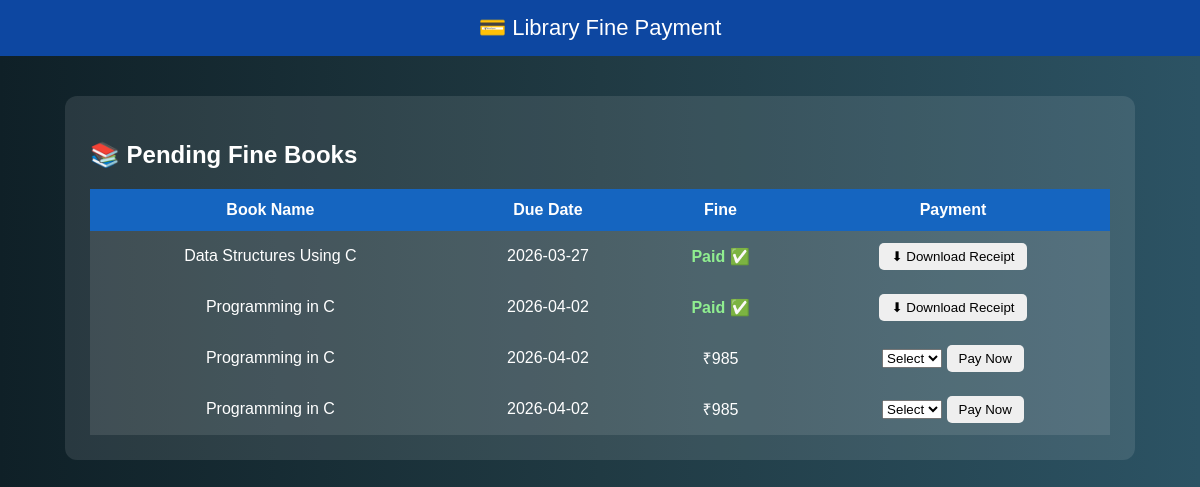
Screenshot of /payment.php (signed in) with the database file from the repository.
### tables this page shows
CREATE TABLE `issued_books` (
  `id` int(11) NOT NULL,
  `student_id` int(11) DEFAULT NULL,
  `book_id` int(11) DEFAULT NULL,
  `issue_date` date DEFAULT NULL,
  `return_date` date DEFAULT NULL,
  `status` varchar(50) DEFAULT NULL,
  `due_date` date DEFAULT NULL
);

CREATE TABLE `books` (
  `book_id` int(11) NOT NULL,
  `book_name` varchar(150) NOT NULL,
  `author` varchar(100) NOT NULL,
  `quantity` int(11) NOT NULL
);

### payment.php (the view, shortened to what this page needs)
<?php
include '../db.php';
$student_id = $_SESSION['student_id'];
?>
<!DOCTYPE html>
<html>
<head>
</head>
<body>
<div class="header">
💳 Library Fine Payment
</div>
<div class="container">
<h2>📚 Pending Fine Books</h2>
<table>
<tr>
<th>Book Name</th>
<th>Due Date</th>
<th>Fine</th>
<th>Payment</th>
</tr>
<?php
$q = mysqli_query($conn,"
SELECT ib.*, b.book_name
FROM issued_books ib
JOIN books b ON ib.book_id=b.book_id
WHERE ib.student_id='$student_id' AND ib.return_date IS NULL
");
while($row=mysqli_fetch_assoc($q)){
    $issue_id = $row['id'];
    $due_date = $row['due_date'];
    $today = date("Y-m-d");
    $pay_check = mysqli_query($conn,"
    SELECT * FROM payment
    WHERE student_id='$student_id'
    AND issue_id='$issue_id'
    AND (status='paid' OR status='approved')
    ORDER BY payment_id DESC LIMIT 1
    ");
    $paid = mysqli_fetch_assoc($pay_check);
    $fine = 0;
    if(!$paid){
        if($today > $due_date){
            $days = floor((strtotime($today)-strtotime($due_date))/(60*60*24));
            $fine = $days * 5;
        }
    }
?>
<tr>
<td><?php echo htmlspecialchars($row['book_name']); ?></td>
<td><?php echo $due_date; ?></td>
<td>
<?php
if($paid){
    echo "<span style='color:lightgreen;font-weight:bold;'>Paid ✅</span>";
}else{
    echo "₹".$fine;
}
?>
</td>
<td>
<?php
if($paid){
?>
<a href="receipt.php?id=<?php echo $paid['payment_id']; ?>" target="_blank">
<button class="btn">⬇ Download Receipt</button>
</a>
<?php
}else{
?>
<select id="m<?php echo $row['id']; ?>">
<option value="">Select</option>
</select>
<button onclick="payNow(<?php echo $row['id']; ?>, document.getElementById('m<?php echo $row['id']; ?>').value)" class="btn">
Pay Now
</button>
<?php
}
?>
</td>
</tr>
<?php } ?>
</table>
</div>
</body>
</html>

### payment.php (style rules this page uses)
body { margin:0; font-family:Arial; background:linear-gradient(to right,#0f2027,#203a43,#2c5364); color:white; }
.header { background:#0d47a1; padding:15px; text-align:center; font-size:22px; }
.container { width:85%; margin:40px auto; background:rgba(255,255,255,0.1); padding:25px; border-radius:12px; }
table { width:100%; border-collapse:collapse; }
th, td { padding:12px; text-align:center; }
th { background:#1565c0; }
tr { background:rgba(255,255,255,0.1); }
.btn { padding:6px 12px; border:none; border-radius:5px; cursor:pointer; }

### rows the page displays
issued_books: book.book_name "Data Structures Using C", due_date "2026-03-27", shows "Paid ✅"
issued_books: book.book_name "Programming in C", due_date "2026-04-02", shows "Paid ✅"
issued_books: book.book_name "Programming in C", due_date "2026-04-02", due_date "985"
issued_books: book.book_name "Programming in C", due_date "2026-04-02", due_date "985"
